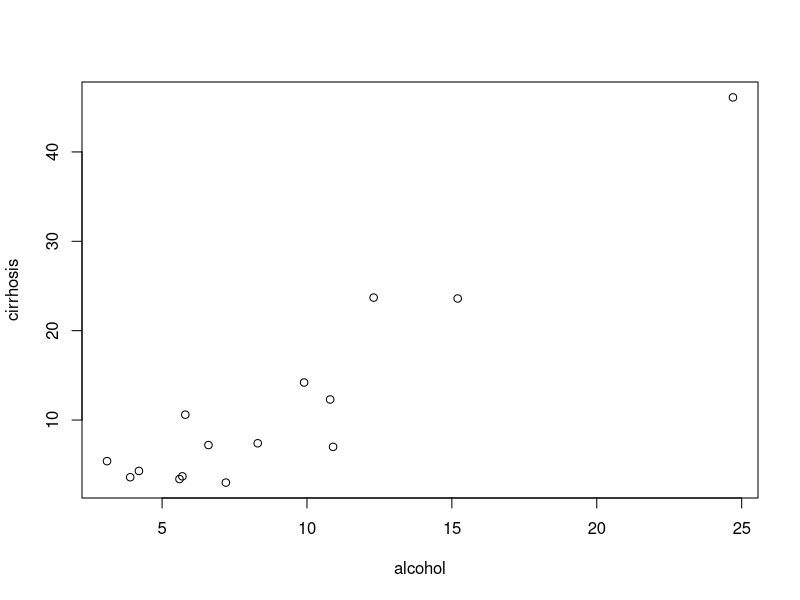
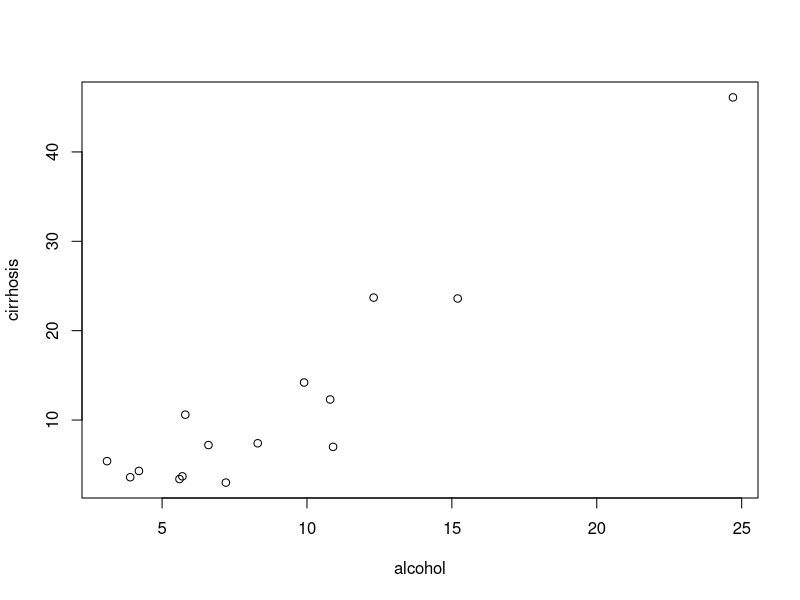
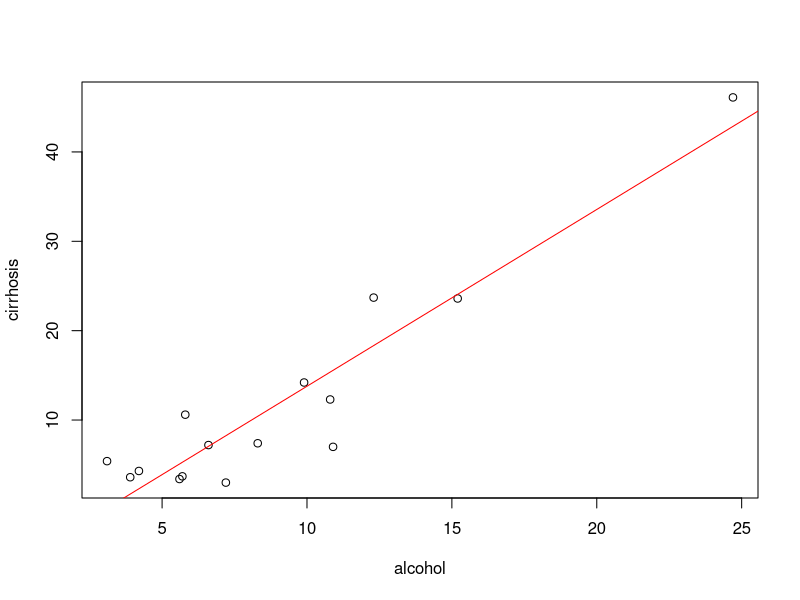
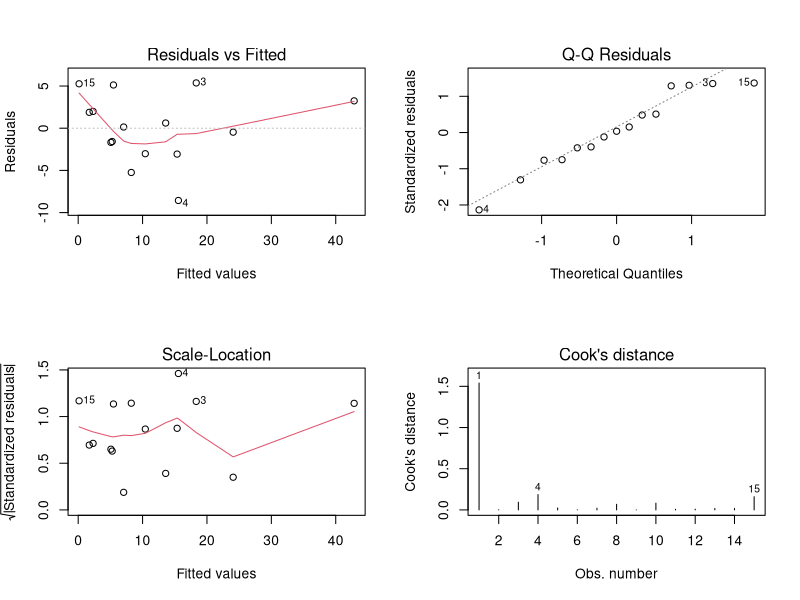
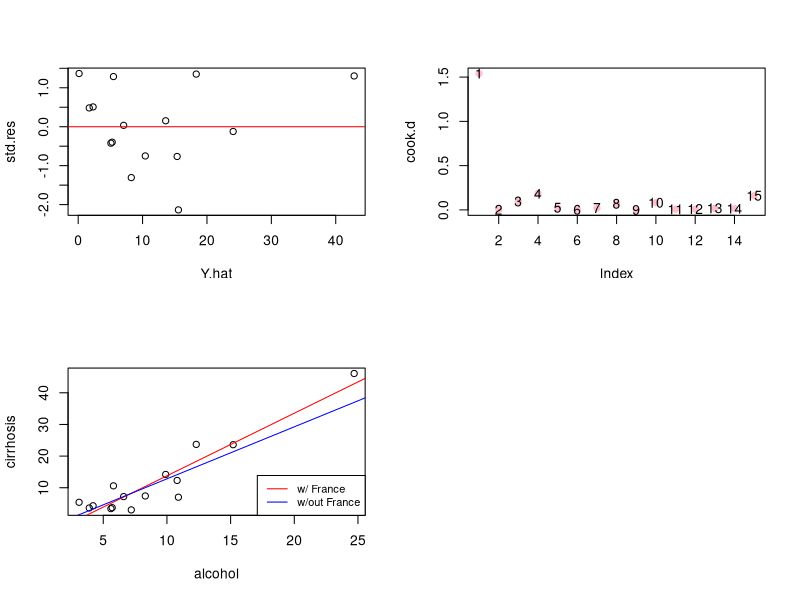
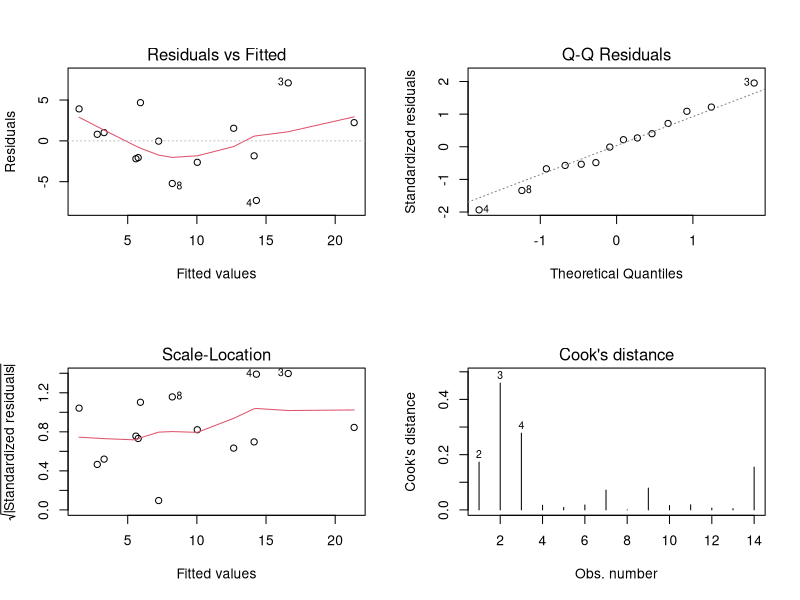
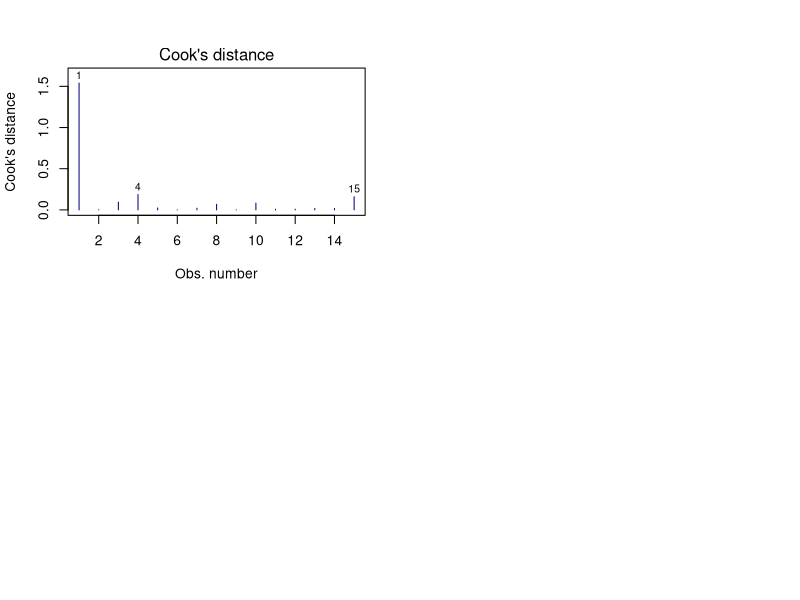
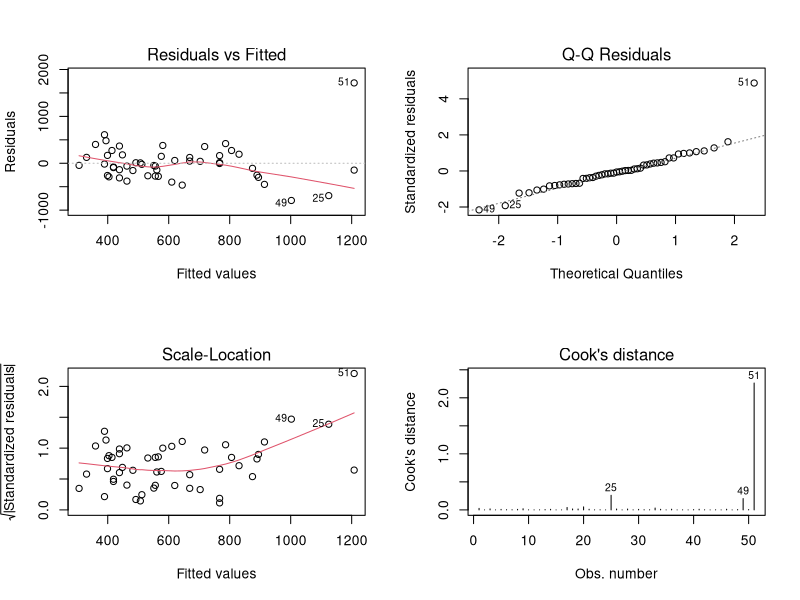

Write R code to recreate these figures, in order.

setwd("C:/Users/jorda/OneDrive/Documents/R-Studio/STA6443")

drinking=read.csv("drinking.csv", header=TRUE)
str(drinking)
#View(drinking)

##############################################################
# scatter plot and correltion between alcohol and cirrhosis
##############################################################
# scatter plot
with(drinking, plot(alcohol, cirrhosis))
plot(drinking$alcohol, drinking$cirrhosis, xlab="alcohol", ylab="cirrhosis")

# correlation
cor(drinking$alcohol, drinking$cirrhosis, method="pearson")
cor(drinking$alcohol, drinking$cirrhosis, method="spearman")


################################
# fit linear regression 
###############################
lm.drinking <- lm(cirrhosis~alcohol, data=drinking)  
summary(lm.drinking)

###################################
# scatter plot - alcohol vs. cirrhosis
###################################
with(drinking, plot(alcohol, cirrhosis))
abline(lm.drinking, col="red")

################################
# diagnostics plot
###############################
par(mfrow=c(2,2))
plot(lm.drinking, which=c(1:4))    # default diagnostics plots
#dev.off()

# manual generation of diagnostics plot
std.res=rstandard(lm.drinking)    # fitted vs. standardized residual plot
Y.hat=fitted(lm.drinking)
plot(Y.hat, std.res); abline(h=0,col="red")

#############################
# other saved results
############################ 
(Y.hat = fitted(lm.drinking))   #Predicted value 
(residuals = residuals(lm.drinking))   # residual = Y - fitted values (Y-hat)

names(lm.drinking) # other saved results
lm.drinking$coefficients
lm.drinking$fitted.values

names(summary(lm.drinking)) 
summary(lm.drinking)$r.squared

#############################
# influential points
#############################
cook.d = cooks.distance(lm.drinking)
round(cook.d, 2)

(dfbeta=dfbetas(lm.drinking)) # dfbeta for measuring influence of each obs
(diffit=dffits(lm.drinking)) # diffit 

plot(cook.d,col="pink", pch=19, cex=1)
text(cooks.distance(lm.drinking),labels = rownames(drinking))

###########################################################
# 1. detect observations with cooks distance greater than 1
# 2. run the model without influential observations
###########################################################

###############################################
# find observation id with large cook's d 
inf.id = which(cooks.distance(lm.drinking)>1)
drinking[inf.id, ]
lm.drinking2=lm(cirrhosis ~ alcohol, data=drinking[-inf.id, ])

with(drinking, plot(alcohol, cirrhosis))
abline(lm.drinking, col="red")
abline(lm.drinking2,col="blue") # without france
legend("bottomright",col=c("red","blue"),legend=c("w/ France", "w/out France"), cex=0.8, title.adj=0.15, lty=1)

# compare two regression results 
summary(lm.drinking)   # w/ France 
summary(lm.drinking2)  # w/out France

par(mfrow=c(2,2))
plot(lm.drinking2, which=c(1:4))    # default diagnostics plots

###############################################
# find observations id with large cook's d in the plot
# cutoff = 1   # or 4/(nrow(drinking)) 
plot(lm.drinking, which=4,  col = "navyblue")

#######################################################
# example in slide
######################################################
crime=read.csv("crime.csv",header=TRUE)
str(crime)
head(crime)

lm.crime <- lm(crime ~ poverty, data=crime)
summary(lm.crime)

par(mfrow=c(2,2))
plot(lm.crime, which=c(1:4))    # default diagnostics plots

inf.id=which(cooks.distance(lm.crime)>1)
crime[inf.id, ]
lm.crime2=lm(crime ~ poverty, data=crime[-inf.id, ])

with(crime, plot(poverty, crime))
abline(lm.crime, col="red")
abline(lm.crime2,col="blue")

summary(lm.crime)
summary(lm.crime2)

######################################################################
# simulation study 
# what happens on diagnostics plots when assumptions are not valid?
#######################################################################

sim=read.csv("SimData.csv", header=TRUE)
View(sim)

# data generation 
set.seed(12345678)
X = rnorm(100,3,1)   # random generation of independent variable
Y = 1.5+3*X           # E(Y) = 1.5 + 3X

##################
# scenario 1
##################
e1 = rnorm(100,0,0.5) # normally distributed error
Y1 = Y + e1          # observed Y1 with noise e1

##################
# scenario 2
##################
e2 = rlnorm(100,0,1)  # error from right skewed and heavy tailed distribution (log normal)
Y2 = Y + e2         # observed Y2 with noise e2

##################
# scenario 3
##################
e3 = X^2*e1      # heteroscediaticity (variance of error is proportional to X)
Y3 = Y + e3      # observed Y3 from noise e3

##################
# scenario 4
##################
Y4 = 1.5+X^2+e1  # non-linear relationship 

# simulated data from each scenario 
#dev.new(width = 100, height = 100, unit = "px")
par(mfrow=c(2,2))
plot(X,Y1, main="Scenario 1"); lines(X, Y, col="red")
plot(X,Y2, main="Scenario 2"); lines(X, Y, col="red")
plot(X,Y3, main="Scenario 3"); lines(X, Y, col="red")
plot(X,Y4, main="Scenario 4"); lines(X, Y, col="red")

# fit the linear regression and check diagnostics plot
res1=lm(Y1~X); 
par(mfrow=c(2,2))
plot(res1, which=1:4)

res2=lm(Y2~X); 
par(mfrow=c(2,2))
plot(res2, which=1:4)

res3=lm(Y3~X); 
par(mfrow=c(2,2))
plot(res3, which=1:4)

res4=lm(Y4~X); 
par(mfrow=c(2,2))
plot(res4, which=1:4)
